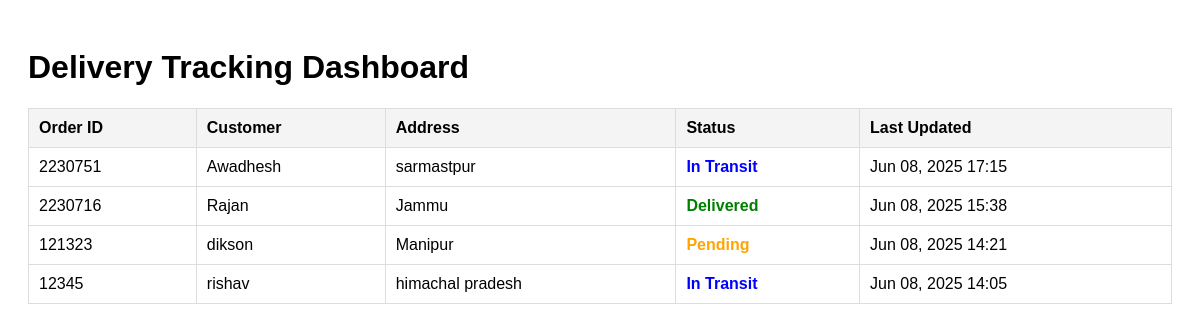
Page /list/ on the committed database.
### tracker/models.py (models this page shows, shortened)
class Delivery(models.Model):
    STATUS_CHOICES = [
        ('P', 'Pending'),
        ('T', 'In Transit'),
        ('D', 'Delivered'),
    ]
    order_id = models.CharField(max_length=100, unique=True)
    customer_name = models.CharField(max_length=200)
    address = models.TextField()
    status = models.CharField(max_length=1, choices=STATUS_CHOICES, default='P')
    updated_at = models.DateTimeField(auto_now=True)

### tracker/views.py (the view)
# urls.py: path('list/', views.delivery_list, name='delivery_list'),  # optional
def delivery_list(request):
    deliveries = Delivery.objects.all().order_by('-updated_at')
    return render(request, 'tracker/delivery_list.html', {'deliveries': deliveries})

### tracker/templates/tracker/delivery_list.html (shortened to what this page needs)
<!DOCTYPE html>
<html lang="en">
<head>
</head>
<body>
<h1>Delivery Tracking Dashboard</h1>
<table>
  <thead>
    <tr>
      <th>Order ID</th>
      <th>Customer</th>
      <th>Address</th>
      <th>Status</th>
      <th>Last Updated</th>
    </tr>
  </thead>
  <tbody>
    {% for delivery in deliveries %}
    <tr>
      <td>{{ delivery.order_id }}</td>
      <td>{{ delivery.customer_name }}</td>
      <td>{{ delivery.address }}</td>
      <td class="status-{{ delivery.status }}">{{ delivery.get_status_display }}</td>
      <td>{{ delivery.updated_at|date:"M d, Y H:i" }}</td>
    </tr>
    {% empty %}
    <tr><td colspan="5">No deliveries found.</td></tr>
    {% endfor %}
  </tbody>
</table>
</body>
</html>

### tracker/templates/tracker/delivery_list.html (style rules this page uses)
body { font-family: Arial, sans-serif; padding: 20px; }
table { width: 100%; border-collapse: collapse; margin-top: 20px; }
th, td { padding: 10px; border: 1px solid #ddd; text-align: left; }
th { background-color: #f4f4f4; }
.status-P { color: orange; font-weight: bold; }
.status-T { color: blue; font-weight: bold; }
.status-D { color: green; font-weight: bold; }

### rows in the picture
Delivery: order_id "2230751", customer_name "Awadhesh", address "sarmastpur", status "In Transit", updated_at "Jun 08, 2025 17:15"
Delivery: order_id "2230716", customer_name "Rajan", address "Jammu", status "Delivered", updated_at "Jun 08, 2025 15:38"
Delivery: order_id "121323", customer_name "dikson", address "Manipur", status "Pending", updated_at "Jun 08, 2025 14:21"
Delivery: order_id "12345", customer_name "rishav", address "himachal pradesh", status "In Transit", updated_at "Jun 08, 2025 14:05"
